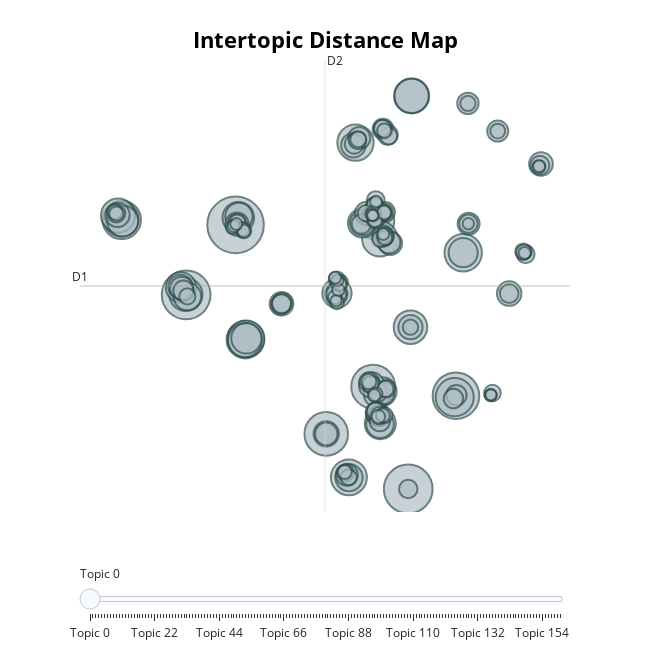

The notebook cell saved with this chart:
### Code cell
nlp_ttl_topic_model.visualize_topics()

### Figure 1 — Plotly figure (JSON) as saved in the notebook; plotly's stock layout.template omitted (floating-point values rounded to 4 significant figures; data arrays with more than 128 entries replaced by an {"elided": "..."} marker saying what was removed)
{"data": [{"customdata": {"elided": "161x3 mixed values"}, "hovertemplate": "<b>Topic %{customdata[0]}</b><br>%{customdata[1]}<br>Size: %{customdata[2]}", "legendgroup": "", "marker": {"color": "#B0BEC5", "line": {"color": "DarkSlateGrey", "width": 2}, "size": {"elided": "161 int values"}, "sizemode": "area", "sizeref": 0.1531, "symbol": "circle"}, "mode": "markers", "name": "", "orientation": "v", "showlegend": false, "type": "scatter", "x": {"elided": "161 float values"}, "xaxis": "x", "y": {"elided": "161 float values"}, "yaxis": "y"}], "layout": {"annotations": [{"showarrow": false, "text": "D1", "x": -21.8, "y": 3.438, "yshift": 10}, {"showarrow": false, "text": "D2", "x": -1.847, "xshift": 10, "y": 19.21}], "height": 650, "hoverlabel": {"bgcolor": "white", "font": {"family": "Rockwell", "size": 16}}, "legend": {"itemsizing": "constant", "tracegroupgap": 0}, "margin": {"t": 60}, "shapes": [{"line": {"color": "#CFD8DC", "width": 2}, "type": "line", "x0": -1.847, "x1": -1.847, "y0": -12.34, "y1": 19.21}, {"line": {"color": "#9E9E9E", "width": 2}, "type": "line", "x0": -21.8, "x1": 18.1, "y0": 3.438, "y1": 3.438}], "sliders": [{"active": 0, "pad": {"t": 50}, "steps": [{"args": [{"marker.color": {"elided": "1x161 str values"}}], "label": "Topic 0", "method": "update"}, {"args": [{"marker.color": {"elided": "1x161 str values"}}], "label": "Topic 1", "method": "update"}, {"args": [{"marker.color": {"elided": "1x161 str values"}}], "label": "Topic 2", "method": "update"}, {"args": [{"marker.color": {"elided": "1x161 str values"}}], "label": "Topic 3", "method": "update"}, {"args": [{"marker.color": {"elided": "1x161 str values"}}], "label": "Topic 4", "method": "update"}, {"args": [{"marker.color": {"elided": "1x161 str values"}}], "label": "Topic 5", "method": "update"}, {"args": [{"marker.color": {"elided": "1x161 str values"}}], "label": "Topic 6", "method": "update"}, {"args": [{"marker.color": {"elided": "1x161 str values"}}], "label": "Topic 7", "method": "update"}, {"args": [{"marker.color": {"elided": "1x161 str values"}}], "label": "Topic 8", "method": "update"}, {"args": [{"marker.color": {"elided": "1x161 str values"}}], "label": "Topic 9", "method": "update"}, {"args": [{"marker.color": {"elided": "1x161 str values"}}], "label": "Topic 10", "method": "update"}, {"args": [{"marker.color": {"elided": "1x161 str values"}}], "label": "Topic 11", "method": "update"}, {"args": [{"marker.color": {"elided": "1x161 str values"}}], "label": "Topic 12", "method": "update"}, {"args": [{"marker.color": {"elided": "1x161 str values"}}], "label": "Topic 13", "method": "update"}, {"args": [{"marker.color": {"elided": "1x161 str values"}}], "label": "Topic 14", "method": "update"}, {"args": [{"marker.color": {"elided": "1x161 str values"}}], "label": "Topic 15", "method": "update"}, {"args": [{"marker.color": {"elided": "1x161 str values"}}], "label": "Topic 16", "method": "update"}, {"args": [{"marker.color": {"elided": "1x161 str values"}}], "label": "Topic 17", "method": "update"}, {"args": [{"marker.color": {"elided": "1x161 str values"}}], "label": "Topic 18", "method": "update"}, {"args": [{"marker.color": {"elided": "1x161 str values"}}], "label": "Topic 19", "method": "update"}, {"args": [{"marker.color": {"elided": "1x161 str values"}}], "label": "Topic 20", "method": "update"}, {"args": [{"marker.color": {"elided": "1x161 str values"}}], "label": "Topic 21", "method": "update"}, {"args": [{"marker.color": {"elided": "1x161 str values"}}], "label": "Topic 22", "method": "update"}, {"args": [{"marker.color": {"elided": "1x161 str values"}}], "label": "Topic 23", "method": "update"}, {"args": [{"marker.color": {"elided": "1x161 str values"}}], "label": "Topic 24", "method": "update"}, {"args": [{"marker.color": {"elided": "1x161 str values"}}], "label": "Topic 25", "method": "update"}, {"args": [{"marker.color": {"elided": "1x161 str values"}}], "label": "Topic 26", "method": "update"}, {"args": [{"marker.color": {"elided": "1x161 str values"}}], "label": "Topic 27", "method": "update"}, {"args": [{"marker.color": {"elided": "1x161 str values"}}], "label": "Topic 28", "method": "update"}, {"args": [{"marker.color": {"elided": "1x161 str values"}}], "label": "Topic 29", "method": "update"}, {"args": [{"marker.color": {"elided": "1x161 str values"}}], "label": "Topic 30", "method": "update"}, {"args": [{"marker.color": {"elided": "1x161 str values"}}], "label": "Topic 31", "method": "update"}, {"args": [{"marker.color": {"elided": "1x161 str values"}}], "label": "Topic 32", "method": "update"}, {"args": [{"marker.color": {"elided": "1x161 str values"}}], "label": "Topic 33", "method": "update"}, {"args": [{"marker.color": {"elided": "1x161 str values"}}], "label": "Topic 34", "method": "update"}, {"args": [{"marker.color": {"elided": "1x161 str values"}}], "label": "Topic 35", "method": "update"}, {"args": [{"marker.color": {"elided": "1x161 str values"}}], "label": "Topic 36", "method": "update"}, {"args": [{"marker.color": {"elided": "1x161 str values"}}], "label": "Topic 37", "method": "update"}, {"args": [{"marker.color": {"elided": "1x161 str values"}}], "label": "Topic 38", "method": "update"}, {"args": [{"marker.color": {"elided": "1x161 str values"}}], "label": "Topic 39", "method": "update"}, {"args": [{"marker.color": {"elided": "1x161 str values"}}], "label": "Topic 40", "method": "update"}, {"args": [{"marker.color": {"elided": "1x161 str values"}}], "label": "Topic 41", "method": "update"}, {"args": [{"marker.color": {"elided": "1x161 str values"}}], "label": "Topic 42", "method": "update"}, {"args": [{"marker.color": {"elided": "1x161 str values"}}], "label": "Topic 43", "method": "update"}, {"args": [{"marker.color": {"elided": "1x161 str values"}}], "label": "Topic 44", "method": "update"}, {"args": [{"marker.color": {"elided": "1x161 str values"}}], "label": "Topic 45", "method": "update"}, {"args": [{"marker.color": {"elided": "1x161 str values"}}], "label": "Topic 46", "method": "update"}, {"args": [{"marker.color": {"elided": "1x161 str values"}}], "label": "Topic 47", "method": "update"}, {"args": [{"marker.color": {"elided": "1x161 str values"}}], "label": "Topic 48", "method": "update"}, {"args": [{"marker.color": {"elided": "1x161 str values"}}], "label": "Topic 49", "method": "update"}, {"args": [{"marker.color": {"elided": "1x161 str values"}}], "label": "Topic 50", "method": "update"}, {"args": [{"marker.color": {"elided": "1x161 str values"}}], "label": "Topic 51", "method": "update"}, {"args": [{"marker.color": {"elided": "1x161 str values"}}], "label": "Topic 52", "method": "update"}, {"args": [{"marker.color": {"elided": "1x161 str values"}}], "label": "Topic 53", "method": "update"}, {"args": [{"marker.color": {"elided": "1x161 str values"}}], "label": "Topic 54", "method": "update"}, {"args": [{"marker.color": {"elided": "1x161 str values"}}], "label": "Topic 55", "method": "update"}, {"args": [{"marker.color": {"elided": "1x161 str values"}}], "label": "Topic 56", "method": "update"}, {"args": [{"marker.color": {"elided": "1x161 str values"}}], "label": "Topic 57", "method": "update"}, {"args": [{"marker.color": {"elided": "1x161 str values"}}], "label": "Topic 58", "method": "update"}, {"args": [{"marker.color": {"elided": "1x161 str values"}}], "label": "Topic 59", "method": "update"}, {"args": [{"marker.color": {"elided": "1x161 str values"}}], "label": "Topic 60", "method": "update"}, {"args": [{"marker.color": {"elided": "1x161 str values"}}], "label": "Topic 61", "method": "update"}, {"args": [{"marker.color": {"elided": "1x161 str values"}}], "label": "Topic 62", "method": "update"}, {"args": [{"marker.color": {"elided": "1x161 str values"}}], "label": "Topic 63", "method": "update"}, {"args": [{"marker.color": {"elided": "1x161 str values"}}], "label": "Topic 64", "method": "update"}, {"args": [{"marker.color": {"elided": "1x161 str values"}}], "label": "Topic 65", "method": "update"}, {"args": [{"marker.color": {"elided": "1x161 str values"}}], "label": "Topic 66", "method": "update"}, {"args": [{"marker.color": {"elided": "1x161 str values"}}], "label": "Topic 67", "method": "update"}, {"args": [{"marker.color": {"elided": "1x161 str values"}}], "label": "Topic 68", "method": "update"}, {"args": [{"marker.color": {"elided": "1x161 str values"}}], "label": "Topic 69", "method": "update"}, {"args": [{"marker.color": {"elided": "1x161 str values"}}], "label": "Topic 70", "method": "update"}, {"args": [{"marker.color": {"elided": "1x161 str values"}}], "label": "Topic 71", "method": "update"}, {"args": [{"marker.color": {"elided": "1x161 str values"}}], "label": "Topic 72", "method": "update"}, {"args": [{"marker.color": {"elided": "1x161 str values"}}], "label": "Topic 73", "method": "update"}, {"args": [{"marker.color": {"elided": "1x161 str values"}}], "label": "Topic 74", "method": "update"}, {"args": [{"marker.color": {"elided": "1x161 str values"}}], "label": "Topic 75", "method": "update"}, {"args": [{"marker.color": {"elided": "1x161 str values"}}], "label": "Topic 76", "method": "update"}, {"args": [{"marker.color": {"elided": "1x161 str values"}}], "label": "Topic 77", "method": "update"}, {"args": [{"marker.color": {"elided": "1x161 str values"}}], "label": "Topic 78", "method": "update"}, {"args": [{"marker.color": {"elided": "1x161 str values"}}], "label": "Topic 79", "method": "update"}, {"args": [{"marker.color": {"elided": "1x161 str values"}}], "label": "Topic 80", "method": "update"}, {"args": [{"marker.color": {"elided": "1x161 str values"}}], "label": "Topic 81", "method": "update"}, {"args": [{"marker.color": {"elided": "1x161 str values"}}], "label": "Topic 82", "method": "update"}, {"args": [{"marker.color": {"elided": "1x161 str values"}}], "label": "Topic 83", "method": "update"}, {"args": [{"marker.color": {"elided": "1x161 str values"}}], "label": "Topic 84", "method": "update"}, {"args": [{"marker.color": {"elided": "1x161 str values"}}], "label": "Topic 85", "method": "update"}, {"args": [{"marker.color": {"elided": "1x161 str values"}}], "label": "Topic 86", "method": "update"}, {"args": [{"marker.color": {"elided": "1x161 str values"}}], "label": "Topic 87", "method": "update"}, {"args": [{"marker.color": {"elided": "1x161 str values"}}], "label": "Topic 88", "method": "update"}, {"args": [{"marker.color": {"elided": "1x161 str values"}}], "label": "Topic 89", "method": "update"}, {"args": [{"marker.color": {"elided": "1x161 str values"}}], "label": "Topic 90", "method": "update"}, {"args": [{"marker.color": {"elided": "1x161 str values"}}], "label": "Topic 91", "method": "update"}, {"args": [{"marker.color": {"elided": "1x161 str values"}}], "label": "Topic 92", "method": "update"}, {"args": [{"marker.color": {"elided": "1x161 str values"}}], "label": "Topic 93", "method": "update"}, {"args": [{"marker.color": {"elided": "1x161 str values"}}], "label": "Topic 94", "method": "update"}, {"args": [{"marker.color": {"elided": "1x161 str values"}}], "label": "Topic 95", "method": "update"}, {"args": [{"marker.color": {"elided": "1x161 str values"}}], "label": "Topic 96", "method": "update"}, {"args": [{"marker.color": {"elided": "1x161 str values"}}], "label": "Topic 97", "method": "update"}, {"args": [{"marker.color": {"elided": "1x161 str values"}}], "label": "Topic 98", "method": "update"}, {"args": [{"marker.color": {"elided": "1x161 str values"}}], "label": "Topic 99", "method": "update"}, {"args": [{"marker.color": {"elided": "1x161 str values"}}], "label": "Topic 100", "method": "update"}, {"args": [{"marker.color": {"elided": "1x161 str values"}}], "label": "Topic 101", "method": "update"}, {"args": [{"marker.color": {"elided": "1x161 str values"}}], "label": "Topic 102", "method": "update"}, {"args": [{"marker.color": {"elided": "1x161 str values"}}], "label": "Topic 103", "method": "update"}, {"args": [{"marker.color": {"elided": "1x161 str values"}}], "label": "Topic 104", "method": "update"}, {"args": [{"marker.color": {"elided": "1x161 str values"}}], "label": "Topic 105", "method": "update"}, {"args": [{"marker.color": {"elided": "1x161 str values"}}], "label": "Topic 106", "method": "update"}, {"args": [{"marker.color": {"elided": "1x161 str values"}}], "label": "Topic 107", "method": "update"}, {"args": [{"marker.color": {"elided": "1x161 str values"}}], "label": "Topic 108", "method": "update"}, {"args": [{"marker.color": {"elided": "1x161 str values"}}], "label": "Topic 109", "method": "update"}, {"args": [{"marker.color": {"elided": "1x161 str values"}}], "label": "Topic 110", "method": "update"}, {"args": [{"marker.color": {"elided": "1x161 str values"}}], "label": "Topic 111", "method": "update"}, {"args": [{"marker.color": {"elided": "1x161 str values"}}], "label": "Topic 112", "method": "update"}, {"args": [{"marker.color": {"elided": "1x161 str values"}}], "label": "Topic 113", "method": "update"}, {"args": [{"marker.color": {"elided": "1x161 str values"}}], "label": "Topic 114", "method": "update"}, {"args": [{"marker.color": {"elided": "1x161 str values"}}], "label": "Topic 115", "method": "update"}, {"args": [{"marker.color": {"elided": "1x161 str values"}}], "label": "Topic 116", "method": "update"}, {"args": [{"marker.color": {"elided": "1x161 str values"}}], "label": "Topic 117", "method": "update"}, {"args": [{"marker.color": {"elided": "1x161 str values"}}], "label": "Topic 118", "method": "update"}, {"args": [{"marker.color": {"elided": "1x161 str values"}}], "label": "Topic 119", "method": "update"}, {"args": [{"marker.color": {"elided": "1x161 str values"}}], "label": "Topic 120", "method": "update"}, {"args": [{"marker.color": {"elided": "1x161 str values"}}], "label": "Topic 121", "method": "update"}, {"args": [{"marker.color": {"elided": "1x161 str values"}}], "label": "Topic 122", "method": "update"}, {"args": [{"marker.color": {"elided": "1x161 str values"}}], "label": "Topic 123", "method": "update"}, {"args": [{"marker.color": {"elided": "1x161 str values"}}], "label": "Topic 124", "method": "update"}, {"args": [{"marker.color": {"elided": "1x161 str values"}}], "label": "Topic 125", "method": "update"}, {"args": [{"marker.color": {"elided": "1x161 str values"}}], "label": "Topic 126", "method": "update"}, {"args": [{"marker.color": {"elided": "1x161 str values"}}], "label": "Topic 127", "method": "update"}, {"args": [{"marker.color": {"elided": "1x161 str values"}}], "label": "Topic 128", "method": "update"}, {"args": [{"marker.color": {"elided": "1x161 str values"}}], "label": "Topic 129", "method": "update"}, {"args": [{"marker.color": {"elided": "1x161 str values"}}], "label": "Topic 130", "method": "update"}, {"args": [{"marker.color": {"elided": "1x161 str values"}}], "label": "Topic 131", "method": "update"}, {"args": [{"marker.color": {"elided": "1x161 str values"}}], "label": "Topic 132", "method": "update"}, {"args": [{"marker.color": {"elided": "1x161 str values"}}], "label": "Topic 133", "method": "update"}, {"args": [{"marker.color": {"elided": "1x161 str values"}}], "label": "Topic 134", "method": "update"}, {"args": [{"marker.color": {"elided": "1x161 str values"}}], "label": "Topic 135", "method": "update"}, {"args": [{"marker.color": {"elided": "1x161 str values"}}], "label": "Topic 136", "method": "update"}, {"args": [{"marker.color": {"elided": "1x161 str values"}}], "label": "Topic 137", "method": "update"}, {"args": [{"marker.color": {"elided": "1x161 str values"}}], "label": "Topic 138", "method": "update"}, {"args": [{"marker.color": {"elided": "1x161 str values"}}], "label": "Topic 139", "method": "update"}, {"args": [{"marker.color": {"elided": "1x161 str values"}}], "label": "Topic 140", "method": "update"}, {"args": [{"marker.color": {"elided": "1x161 str values"}}], "label": "Topic 141", "method": "update"}, {"args": [{"marker.color": {"elided": "1x161 str values"}}], "label": "Topic 142", "method": "update"}, {"args": [{"marker.color": {"elided": "1x161 str values"}}], "label": "Topic 143", "method": "update"}, {"args": [{"marker.color": {"elided": "1x161 str values"}}], "label": "Topic 144", "method": "update"}, {"args": [{"marker.color": {"elided": "1x161 str values"}}], "label": "Topic 145", "method": "update"}, {"args": [{"marker.color": {"elided": "1x161 str values"}}], "label": "Topic 146", "method": "update"}, {"args": [{"marker.color": {"elided": "1x161 str values"}}], "label": "Topic 147", "method": "update"}, {"args": [{"marker.color": {"elided": "1x161 str values"}}], "label": "Topic 148", "method": "update"}, {"args": [{"marker.color": {"elided": "1x161 str values"}}], "label": "Topic 149", "method": "update"}, {"args": [{"marker.color": {"elided": "1x161 str values"}}], "label": "Topic 150", "method": "update"}, {"args": [{"marker.color": {"elided": "1x161 str values"}}], "label": "Topic 151", "method": "update"}, {"args": [{"marker.color": {"elided": "1x161 str values"}}], "label": "Topic 152", "method": "update"}, {"args": [{"marker.color": {"elided": "1x161 str values"}}], "label": "Topic 153", "method": "update"}, {"args": [{"marker.color": {"elided": "1x161 str values"}}], "label": "Topic 154", "method": "update"}, {"args": [{"marker.color": {"elided": "1x161 str values"}}], "label": "Topic 155", "method": "update"}, {"args": [{"marker.color": {"elided": "1x161 str values"}}], "label": "Topic 156", "method": "update"}, {"args": [{"marker.color": {"elided": "1x161 str values"}}], "label": "Topic 157", "method": "update"}, {"args": [{"marker.color": {"elided": "1x161 str values"}}], "label": "Topic 158", "method": "update"}, {"args": [{"marker.color": {"elided": "1x161 str values"}}], "label": "Topic 159", "method": "update"}, {"args": [{"marker.color": {"elided": "1x161 str values"}}], "label": "Topic 160", "method": "update"}]}], "title": {"font": {"color": "Black", "size": 22}, "text": "<b>Intertopic Distance Map</b>", "x": 0.5, "xanchor": "center", "y": 0.95, "yanchor": "top"}, "width": 650, "xaxis": {"anchor": "y", "domain": [0, 1], "range": [-21.8, 18.1], "title": {"text": ""}, "visible": false}, "yaxis": {"anchor": "x", "domain": [0, 1], "range": [-12.34, 19.21], "title": {"text": ""}, "visible": false}}}
